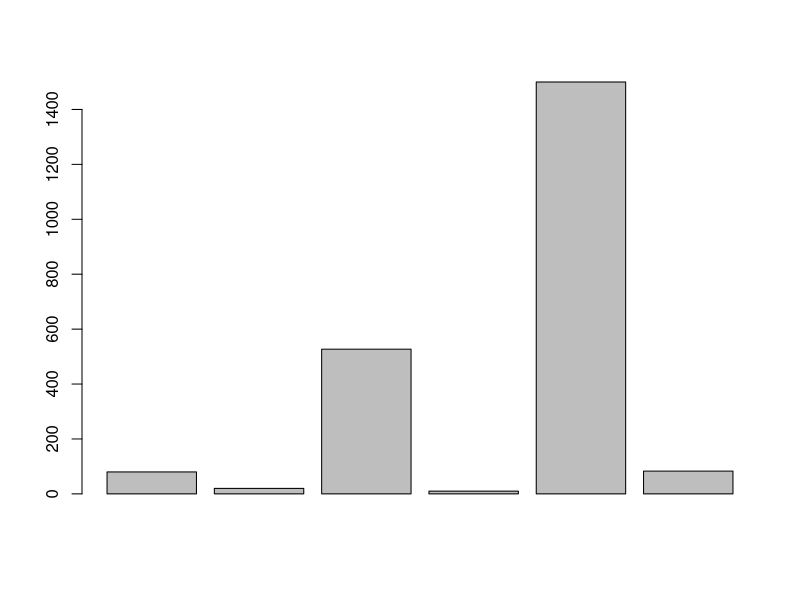
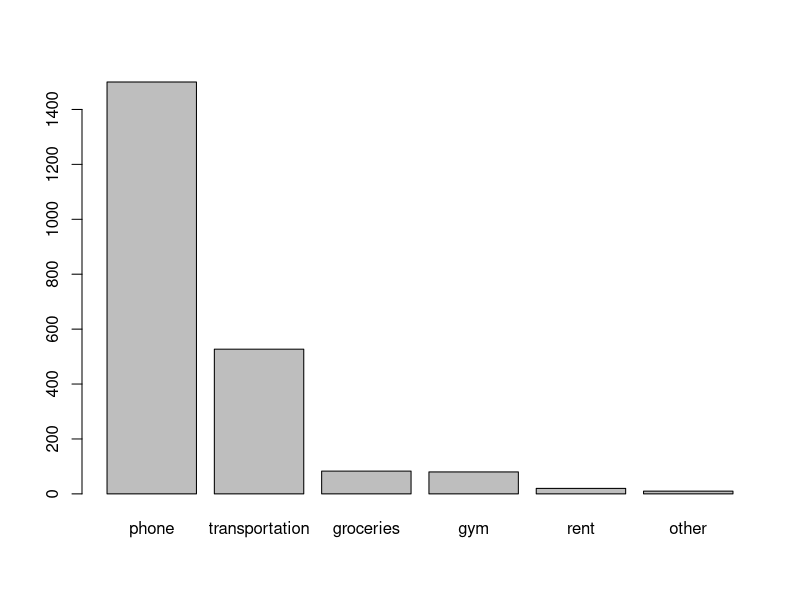

These figures' R source, in order:
## ---- chunk 1
80 + 20 + 527 + 10 + 1500 + 83
phone <- 80
rent <- 1500
transportation <- 20
groceries <- 527
gym <- 10
other <- 83
#expenses
##total expenses
total_expenses <- 80 + 20 + 527 + 10 + 1500 + 83
total_expenses

#Importan information:The following are invalid names (and invalid assignments)cannot start with a number
#5variable <- 5
# cannot start with an underscore
#_invalid <- 10
# cannot contain comma
#my,variable <- 3
# cannot contain spaces
#my variable <- 1


#semester expenses
semester <- 5
semester_expenses <- total_expenses*semester
semester_expenses

#year expenses
year <- 10
year_expenses <- total_expenses*year
year_expenses
abs(-4)
sqrt(9)
log(2)

# My vector expenses
expenses<-c(phone,transportation,groceries,gym,rent,other)

barplot(expenses)
barplot(sort(expenses,decreasing = TRUE),names.arg=c("phone","transportation","groceries","gym","rent","other"))


# finding the hypothenus of a right triangle
a <- 3
b <- 4
hypothenus <- sqrt(a^2+b^2)
hypothenus

# probability of getting 2 heads of fair coin tossed 5 times
n <- 5
k <- 2
p <- 1/2
choose(n,k)

#binomial formnula using factorial
(factorial(5)/factorial(2))*(1/2)^5

#using choose
choose(n,k)*(1/2)^5

#fair die 10 times. what the prop of exactly getting 3 sixes?
choose(10,3)*(1/6)^10

#using stat::binomial
??binomial
dbinom(2,5,(1/2))
dbinom(2,5,.35)
dbinom(4,5,.35)+dbinom(5,5,.35)

#install.packages(c("stringr", "RColorBrewer","XML"))
library("stringr")
library("RColorBrewer")
library("XML")

#calculate after downloding packages
x <- 2
3*x^2 +4*x +8
x <- -3:3
3*x^2 +4*x +8
